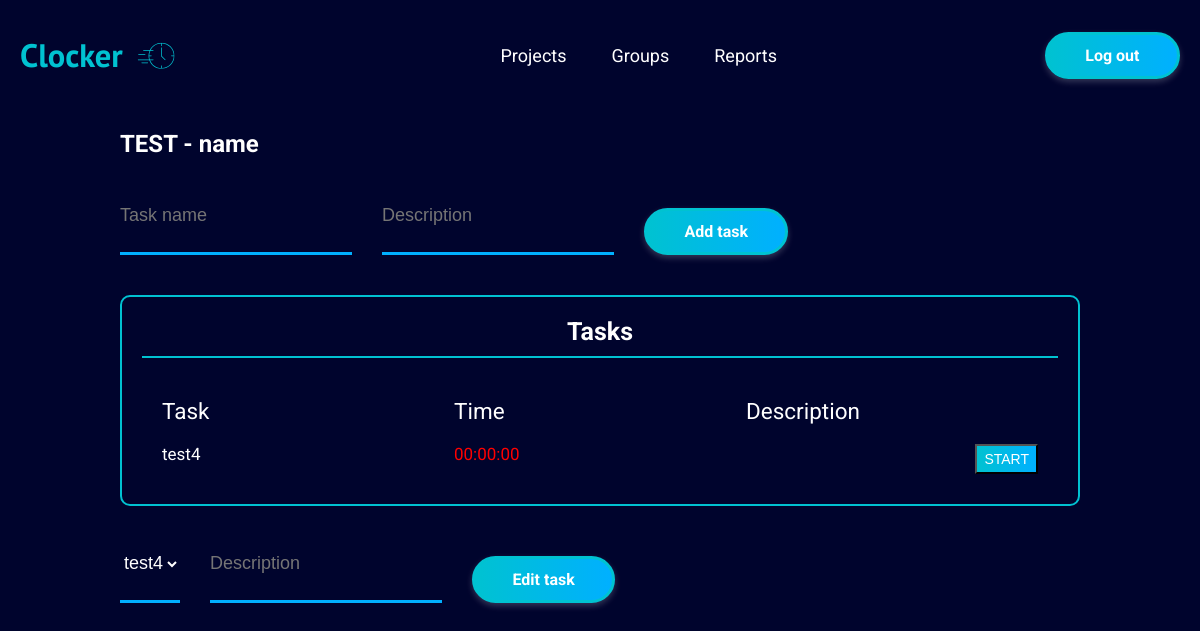
/project_details.php?P_id=12 (signed in), run on the app's committed database.
### tables this page shows
CREATE TABLE `projects` (
  `ID` int(11) NOT NULL,
  `user_id` int(11) NOT NULL,
  `group_id` int(11) DEFAULT NULL,
  `client_id` int(11) NOT NULL,
  `name` varchar(200) NOT NULL
);

CREATE TABLE `tasks` (
  `ID` int(11) NOT NULL,
  `project_id` int(11) NOT NULL,
  `name` varchar(100) NOT NULL,
  `description` varchar(255) NOT NULL,
  `start` timestamp NOT NULL DEFAULT current_timestamp(),
  `stop` timestamp NOT NULL DEFAULT current_timestamp(),
  `status` tinyint(1) NOT NULL DEFAULT 0,
  `timer` time NOT NULL DEFAULT '00:00:00'
);

### project_details.php (the view, shortened to what this page needs)
<!DOCTYPE html>
<html lang="en">
<?php require_once "_head.php" ?>
<body>
  <?php require_once "_navbar_main.php" ?>
  <div class="container">
    <div>
      <h2>
          <?php
          require_once "connect.php";
          $id = $_SESSION['p_id'];
          $sql = "SELECT p.name   FROM projects as p  WHERE p.ID=:id  ";
          $handle = $pdo->prepare($sql);
          $params = ['id' => $id];
          $handle->execute($params);
          if($handle->rowCount()>0) {
              $getRow = $handle->fetch(PDO::FETCH_ASSOC);
              $name = $getRow['name'];
              echo $name . " - " . $_SESSION['name'];
          }
      ?></h2>
    </div>
    <form class="add-project__container" method="post" action="<?php echo $_SERVER['PHP_SELF']; ?>">
      <input class="form__input" type="text" name="task_name" placeholder="Task name"
             value="<?php echo (isset($valName) ? $valName : '') ?>">
        <input class="form__input" type="text" name="description" placeholder="Description"
               value="<?php echo(isset($valName) ? $valName : '') ?>">
      <input type="submit" name="Add" value="Add task"
        class="form__btn btn-primary btn-primary--filled" />
    </form>
    <div class="projects">
      <h3 class="projects__title">Tasks</h3>
      <div class="projects__container">
        <div class="projects__row-container projects__header">
          <span>Task</span>
          <span>Time</span>
          <span>Description</span>
        </div>
          <?php
          require_once "connect.php";
          $id = $_SESSION['p_id'];
          $sql = "SELECT t.ID,t.name, t.timer, t.description, t.status FROM tasks as t WHERE t.project_id=:id ORDER BY t.ID DESC";
          $handle = $pdo->prepare($sql);
          $params = ['id' => $id];
          $handle->execute($params);
          if($handle->rowCount()>0){
              while($getRow = $handle->fetch(PDO::FETCH_ASSOC)){
                  $name=$getRow['name'];
                  $desc=$getRow['description'];
                  $timer=strtotime($getRow['timer']);
                  $timer=date("H:i:s",$timer);
                  if($getRow['status']==1){
                      $status = 'STOP';
                      $classa='class="not-working"';
                  }
                  else {
                      $status = 'START';
                      $classa='class="working"';
                  }
                  $t_id=$getRow['ID'];
                  echo '<form class="projects__row-container" method="post" action="'.$_SERVER['PHP_SELF'].'">
                           <input name="task_id" style="display: none" value="'.$t_id.'">
                          <span id="project-name"  >'.$name.'</span>
                          <span '.$classa.' id="clock">'.$timer.'</span>
                          <span id="project-name">'.$desc.'</span>
                          <input type="submit" name ="button" class="details btn-primary--filled"  value="'.$status.'"/>
                        </form>';
              }
          }
          ?>
      </div>
    </div>
    <form class="add-project__container" method="POST" action="<?php echo $_SERVER['PHP_SELF']; ?>">
        <select class="form__input" name="edit-task" type="text" placeholder="Task name">
            <?php
            require_once "connect.php";
            $id = $_SESSION['p_id'];
            $sql = "select name,ID from tasks where project_id=:id";
            $handle = $pdo->prepare($sql);
            $params = ['id' => $id];
            $handle->execute($params);
            if ($handle->rowCount() > 0) {
                while ($getRow = $handle->fetch(PDO::FETCH_ASSOC)) {
                    $name = $getRow['name'];
                    $t_id=$getRow['ID'];
                    echo '<option value=' . $t_id . '>' . $name . '</option>';
                }
            }
            ?>
        </select>
        <input class="form__input" type="text" name="description" placeholder="Description"
               value="<?php echo(isset($valDesc) ? $valDesc : '') ?>">
      <input type="submit" name="submit_task" value="Edit task"
        class="form__btn btn-primary btn-primary--filled" />
    </form>
  </div>
</body>
</html>

### styles/styles.css (style rules this page uses)
:root { --bg-color: #00042d; --white: #fff; --text-gray-dark: #a8a8a8; --gradient-clr-primary: #00c2d1; --gradient-clr-secondary: #00b0ff; --bg-gradient-btn: linear-gradient(to right, #00c2d1, #00b0ff); --box-shadow-primary: 0 3px 6px rgba(255, 255, 255, 0.2); }
html { font-size: 62.5%; box-sizing: border-box; }
*, *::before, *::after { box-sizing: inherit; margin: 0; padding: 0; }
body { font-family: 'Roboto', sans-serif; font-size: 1.6rem; min-height: 100vh; background: var(--bg-color); color: var(--white); min-width: 20rem; overflow-x: hidden; }
.container { max-width: 100rem; margin: 0 auto; padding: 2rem; }
.working { color: red; }
.btn-primary { font-weight: 700; font-family: inherit; font-size: 1.6rem; text-align: center; padding: 1.1rem 3.75rem; border: 3px solid var(--gradient-clr-primary); border-radius: 10rem; cursor: pointer; box-shadow: var(--box-shadow-primary); }
.btn-primary--filled { background-image: var(--bg-gradient-btn); }
.details { position: absolute; right: 0; top: 0; padding: 0.5rem 0.7rem; font-size: 1.4rem; color: var(--white); cursor: pointer; }
option { color: #000; }
.form__input { padding: 1rem 0; font-size: 1.8rem; background: transparent; border: none; border-bottom: 3px solid var(--gradient-clr-secondary); color: var(--white); }
.form__btn { margin-top: 3rem; color: var(--white); }
.last-projects, .recent-groups, .projects { margin-top: 4rem; padding: 2rem; border: 2px solid var(--gradient-clr-primary); border-radius: 1rem; }
.last-projects__title, .recent-groups__title, .projects__title, .groups__title { font-size: 2.5rem; text-align: center; padding-bottom: 1rem; border-bottom: 2px solid var(--gradient-clr-primary); }
.add-project__container { display: flex; gap: 3rem; margin-top: 2rem; }
.projects__container { display: grid; gap: 2rem; padding: 2rem; }
.projects__row-container { display: grid; grid-template-columns: repeat(3, 1fr); font-size: 1.7rem; position: relative; }
.projects__header { font-size: 2.25rem; margin-top: 2rem; }

### data on the page
projects: name "TEST"
tasks: name "test4", timer "00:00:00", button "START"

### other printed values
$_SESSION['name'] "name"
form field edit-task "test4"
